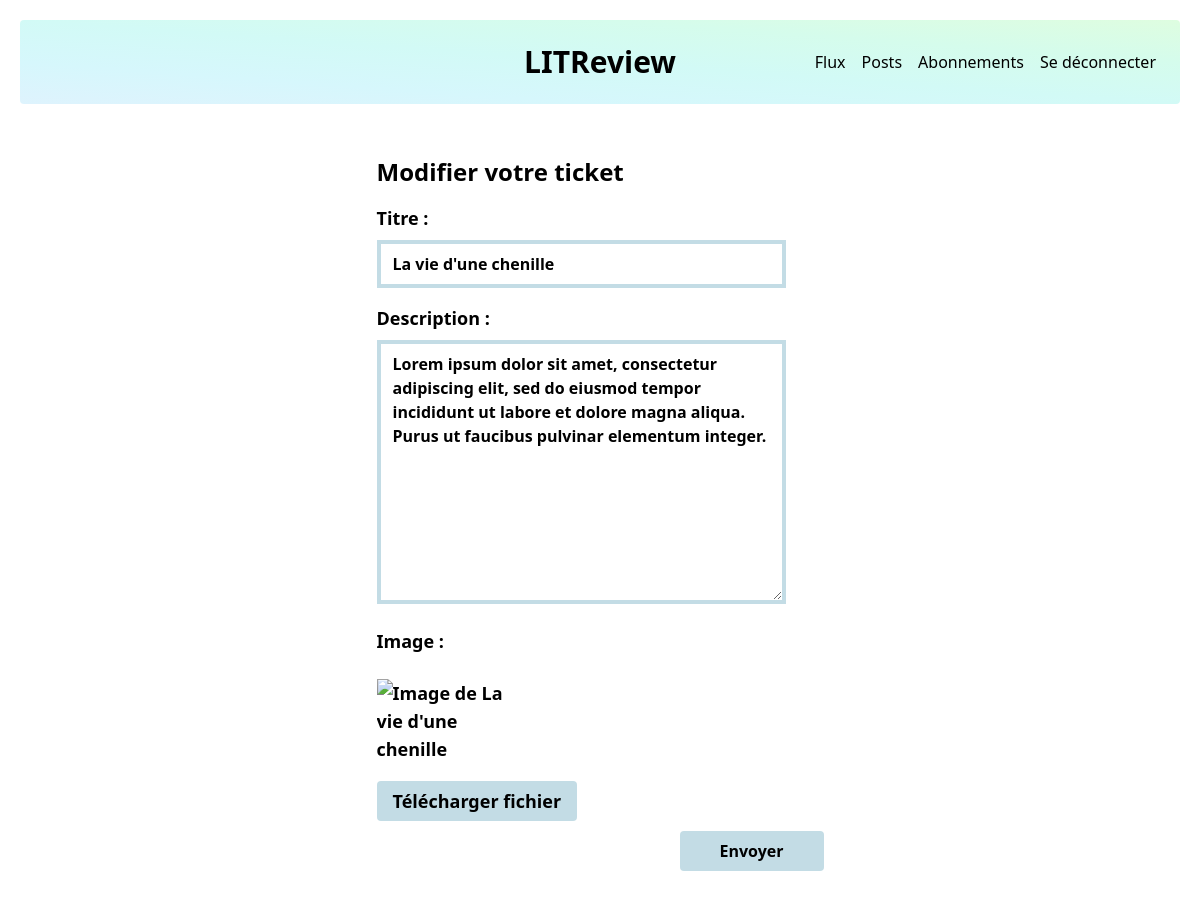
/edit_ticket/7/ (signed in), run on the app's committed database.
### LITRevu_app/models.py (models this page shows)
class Ticket(models.Model):
    title = models.CharField(max_length=128)
    description = models.TextField(max_length=2048, blank=True)
    user = models.ForeignKey(
        to=settings.AUTH_USER_MODEL, on_delete=models.CASCADE)
    image = models.ImageField(null=True, blank=True)
    time_created = models.DateTimeField(auto_now_add=True)

### LITRevu_app/views.py (the view)
@login_required
def editTicket_view(request, ticket_id):
    ticket = Ticket.objects.get(id=ticket_id)
    if ticket.user != request.user:
        return redirect('post')
    if request.method == 'POST':
        form = TicketForm(request.POST, request.FILES, instance=ticket)
        if form.is_valid():
            form.save()
            return redirect('post')
    else:
        form = TicketForm(instance=ticket)
    return render(request, "edit_ticket.html", {'form': form})

### LITRevu_app/forms.py
class TicketForm(forms.ModelForm):
    class Meta:
        model = Ticket
        fields = ['title', 'description', 'image']
        labels = {
            'title': 'Titre',
            'description': 'Description',
            'image': 'Image',
        }
        widgets = {
            'title': forms.TextInput(attrs={
                'class': 'border-4 border-tertiary mt-2 w-11/12 font-semibold',
                'placeholder': 'Entrez le titre du livre'}),
            'description': forms.Textarea(attrs={
                'class': 'border-4 border-tertiary mt-2 w-11/12 font-semibold',
                'placeholder': 'Ajoutez une description détaillée'}),
            'image': forms.ClearableFileInput(attrs={
                'class': 'mt-2 hidden border-4 border-tiercary',
                'id': 'file-input',
            })
        }

### LITRevu_app/templates/edit_ticket.html (shortened to what this page needs)
{% extends "base.html" %}
{% load static tailwind_tags %}
{% block content %}
    <div class="container_edit_ticket mx-auto px-4 py-8">
        <h2 class="text-2xl font-bold mb-4">Modifier votre ticket</h2>
        <form method="post" enctype="multipart/form-data" class="container_ticket space-y-4">
            <div class="edit_ticket_title text-lg font-semibold">
                <label class="block ">{{ form.title.label_tag }}</label>
                {{ form.title }}
            </div>
            <div class="edit_ticket_description text-lg font-semibold">
                <label class="block ">{{ form.description.label_tag }}</label>
                {{ form.description }}
            </div>
            <div class="edit_ticket_img mb-4 text-lg font-semibold mt-2">
                <label class="block">{{ form.image.label_tag }}</label>
                {% if form.image.value %}
                    <div class="mt-6">
                        <img src="{{ form.image.value.url }}" alt="Image de {{ form.title.value }}" class="w-1/3 mt-2 mb-4">
                    </div>
                {% endif %}
                <div class="mt-6">
                    <label for="{{ form.image.id_for_label }}" class="cursor-pointer mt-2 bg-tertiary hover:bg-secondary px-4 py-2 rounded" title="Télécharger un fichier">
                        Télécharger fichier
                    </label>
                </div>
            </div>
            <div class="edit_ticket_button flex justify-end">
                <button type="submit" class="bg-tertiary hover:bg-secondary px-10 py-2 rounded font-semibold" title="Envoyer">Envoyer</button>
            </div>
        </form>
    </div>
{% endblock %}

### data on the page
Ticket: title "La vie d'une chenille", description "Lorem ipsum dolor sit amet, consectetur adipiscing elit, sed do eiusmod tempor incididunt ut labore et dolore magna aliqua. Purus ut faucibus pulvinar elementum integer."
